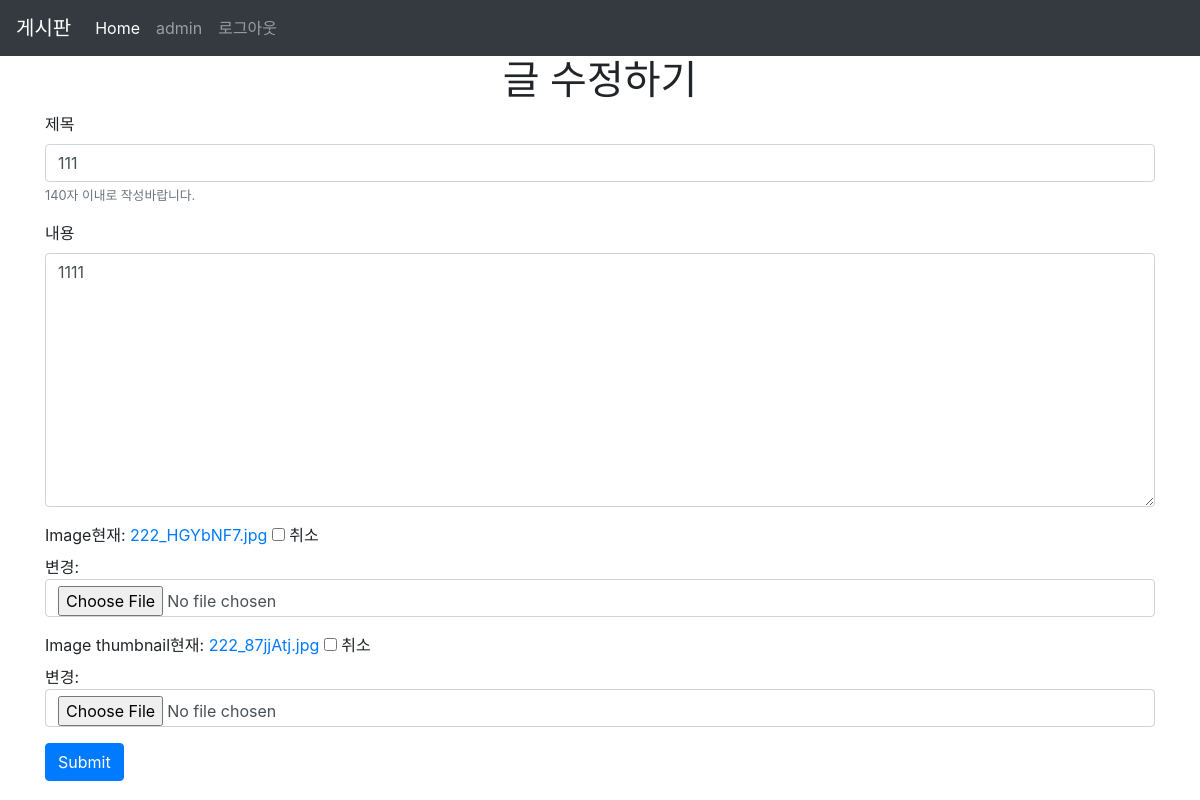
/articles/1/update/ (signed in), run on the app's committed database.
### accounts/models.py (models this page shows)
class User(AbstractUser):
    pass

### articles/models.py (models this page shows, shortened)
class Article(models.Model):
   title = models.CharField(max_length=10)
   content = models.TextField()
   image = models.ImageField(blank=True)
   image_thumbnail = ProcessedImageField(
       blank=True,
       processors=[ResizeToFill(300, 300)],
       format='JPEG',
       options={'quality': 80}
   )
   created_at = models.DateTimeField(auto_now_add=True)
   updated_at = models.DateTimeField(auto_now=True)
   user = models.ForeignKey(settings.AUTH_USER_MODEL, on_delete=models.CASCADE)

### articles/views.py (the view)
# urls.py: path('update/', views.update, name='update'),
def update(request, article_pk):
    article = get_object_or_404(Article, pk=article_pk)
    if article.user == request.user:
        if request.method == 'POST':
            article_form = ArticleForm(request.POST, instance=article) # 수정할 대상 : instance=article
            if article_form.is_valid():
                article = article_form.save()
                return redirect('articles:detail', article.pk)
        else:
            article_form = ArticleForm(instance=article)
        context = {
            'article_form': article_form
        }
        return render(request, 'articles/form.html', context)
    else:
        return HttpResponseForbidden()

### articles/forms.py
class ArticleForm(forms.ModelForm):
    title = forms.CharField(
        max_length=140,
        label='제목',
        help_text='140자 이내로 작성바랍니다.',
        widget=forms.TextInput(
            attrs={
                'placeholder': '제목을 입력바랍니다.'
            }
        )
    )
    content = forms.CharField(
        label='내용',
        widget=forms.Textarea(
            attrs={
                'placeholder': '내용을 입력바랍니다.'
            }
        )
    )
    class Meta:
        model = Article
        fields = '__all__'
        exclude = ('user', )

### articles/templates/articles/form.html (shortened to what this page needs)
{% extends 'articles/base.html' %}
{% load bootstrap4 %}
{% block body %}
{% if request.resolver_match.url_name == 'create' %}
  <h1 class="text-center">글 작성하기</h1>
{% else %}
  <h1 class="text-center">글 수정하기</h1>
{% endif %}
<form action="" method="post" class="form" enctype="multipart/form-data">
  {% bootstrap_form article_form %}
  {% buttons %}
      <button type="submit" class="btn btn-primary">Submit</button>
  {% endbuttons %}
</form>
{% endblock %}

### articles/templates/articles/base.html (shortened to what this page needs)
{% load static %}
<!DOCTYPE html>
<html lang="ko">
<head>
  <link rel="stylesheet" href="{% static 'bootstrap/css/bootstrap.min.css' %}">
</head>
<body>
  <nav class="navbar navbar-expand-lg navbar-dark bg-dark">
    <a class="navbar-brand" href="/articles/">게시판</a>
    <div class="collapse navbar-collapse" id="navbarNav">
      <ul class="navbar-nav">
        <li class="nav-item active">
          <a class="nav-link" href="/articles/">Home <span class="sr-only">(current)</span></a>
        </li>
        {% if user.is_authenticated %}
        <li class="nav-item">
          <a class="nav-link">{{ user.username }}</a>
        </li>
        <li class="nav-item">
          <a class="nav-link" href="{% url 'accounts:logout'%}">로그아웃</a>
        </li>
        {% endif %}
      </ul>
    </div>
  </nav>
  <div class="container">
    {% block body %}
    {% endblock %}
  </div>
</body>
</html>

### data on the page
User: username "admin"
Article: title "111", content "1111"
